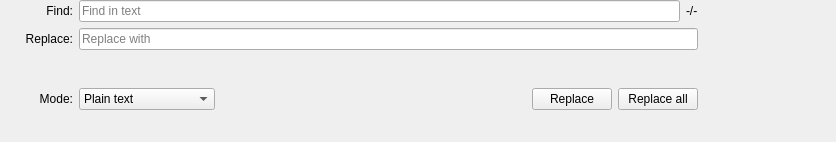
<?xml version="1.0" encoding="UTF-8"?>
<ui version="4.0">
 <class>QPlainTextEditSearchWidget</class>
 <widget class="QWidget" name="QPlainTextEditSearchWidget">
  <property name="geometry">
   <rect>
    <x>0</x>
    <y>0</y>
    <width>836</width>
    <height>142</height>
   </rect>
  </property>
  <property name="autoFillBackground">
   <bool>true</bool>
  </property>
  <layout class="QGridLayout" name="gridLayout">
   <property name="leftMargin">
    <number>0</number>
   </property>
   <property name="topMargin">
    <number>0</number>
   </property>
   <property name="rightMargin">
    <number>0</number>
   </property>
   <property name="bottomMargin">
    <number>0</number>
   </property>
   <item row="0" column="3">
    <widget class="QLineEdit" name="searchLineEdit">
     <property name="placeholderText">
      <string>Find in text</string>
     </property>
    </widget>
   </item>
   <item row="1" column="3" colspan="2">
    <widget class="QLineEdit" name="replaceLineEdit">
     <property name="placeholderText">
      <string>Replace with</string>
     </property>
    </widget>
   </item>
   <item row="0" column="4">
    <widget class="QLabel" name="searchCountLabel">
     <property name="text">
      <string notr="true">-/-</string>
     </property>
    </widget>
   </item>
   <item row="0" column="1">
    <widget class="QLabel" name="searchLabel">
     <property name="text">
      <string>Find:</string>
     </property>
     <property name="alignment">
      <set>Qt::AlignRight|Qt::AlignTrailing|Qt::AlignVCenter</set>
     </property>
    </widget>
   </item>
   <item row="0" column="6">
    <widget class="QPushButton" name="searchUpButton">
     <property name="toolTip">
      <string>Search backward</string>
     </property>
     <property name="text">
      <string/>
     </property>
     <property name="icon">
      <iconset theme="go-top">
       <normaloff>:/media/go-top.svg</normaloff>:/media/go-top.svg</iconset>
     </property>
     <property name="flat">
      <bool>true</bool>
     </property>
    </widget>
   </item>
   <item row="1" column="0" colspan="2">
    <widget class="QLabel" name="replaceLabel">
     <property name="text">
      <string>Replace:</string>
     </property>
     <property name="alignment">
      <set>Qt::AlignRight|Qt::AlignTrailing|Qt::AlignVCenter</set>
     </property>
    </widget>
   </item>
   <item row="0" column="0">
    <widget class="QPushButton" name="closeButton">
     <property name="toolTip">
      <string>Close search</string>
     </property>
     <property name="text">
      <string/>
     </property>
     <property name="icon">
      <iconset theme="window-close">
       <normaloff>:/media/window-close.svg</normaloff>:/media/window-close.svg</iconset>
     </property>
     <property name="flat">
      <bool>true</bool>
     </property>
    </widget>
   </item>
   <item row="0" column="7">
    <widget class="QPushButton" name="replaceToggleButton">
     <property name="toolTip">
      <string>Advanced search / replace text</string>
     </property>
     <property name="text">
      <string/>
     </property>
     <property name="icon">
      <iconset theme="edit-find-replace">
       <normaloff>:/media/edit-find-replace.svg</normaloff>:/media/edit-find-replace.svg</iconset>
     </property>
     <property name="checkable">
      <bool>true</bool>
     </property>
     <property name="flat">
      <bool>true</bool>
     </property>
    </widget>
   </item>
   <item row="0" column="5">
    <widget class="QPushButton" name="searchDownButton">
     <property name="toolTip">
      <string>Search forward</string>
     </property>
     <property name="text">
      <string/>
     </property>
     <property name="icon">
      <iconset theme="go-bottom">
       <normaloff>:/media/go-bottom.svg</normaloff>:/media/go-bottom.svg</iconset>
     </property>
     <property name="flat">
      <bool>true</bool>
     </property>
    </widget>
   </item>
   <item row="1" column="5">
    <widget class="QPushButton" name="matchCaseSensitiveButton">
     <property name="toolTip">
      <string>Match case sensitive</string>
     </property>
     <property name="text">
      <string/>
     </property>
     <property name="icon">
      <iconset theme="format-text-superscript">
       <normaloff>:/media/format-text-superscript.svg</normaloff>:/media/format-text-superscript.svg</iconset>
     </property>
     <property name="checkable">
      <bool>true</bool>
     </property>
     <property name="flat">
      <bool>true</bool>
     </property>
    </widget>
   </item>
   <item row="2" column="0" colspan="2">
    <widget class="QLabel" name="modeLabel">
     <property name="text">
      <string>Mode:</string>
     </property>
     <property name="alignment">
      <set>Qt::AlignRight|Qt::AlignTrailing|Qt::AlignVCenter</set>
     </property>
    </widget>
   </item>
   <item row="2" column="3" colspan="2">
    <widget class="QFrame" name="buttonFrame">
     <property name="frameShape">
      <enum>QFrame::NoFrame</enum>
     </property>
     <layout class="QHBoxLayout" name="horizontalLayout">
      <property name="leftMargin">
       <number>0</number>
      </property>
      <property name="topMargin">
       <number>0</number>
      </property>
      <property name="rightMargin">
       <number>0</number>
      </property>
      <property name="bottomMargin">
       <number>0</number>
      </property>
      <item>
       <widget class="QComboBox" name="modeComboBox">
        <item>
         <property name="text">
          <string>Plain text</string>
         </property>
        </item>
        <item>
         <property name="text">
          <string>Whole words</string>
         </property>
        </item>
        <item>
         <property name="text">
          <string>Regular expression</string>
         </property>
        </item>
       </widget>
      </item>
      <item>
       <spacer name="horizontalSpacer">
        <property name="orientation">
         <enum>Qt::Horizontal</enum>
        </property>
        <property name="sizeHint" stdset="0">
         <size>
          <width>40</width>
          <height>20</height>
         </size>
        </property>
       </spacer>
      </item>
      <item>
       <widget class="QPushButton" name="replaceButton">
        <property name="toolTip">
         <string>Replace one text occurrence</string>
        </property>
        <property name="text">
         <string>Replace</string>
        </property>
        <property name="flat">
         <bool>false</bool>
        </property>
       </widget>
      </item>
      <item>
       <widget class="QPushButton" name="replaceAllButton">
        <property name="toolTip">
         <string>Replace all text occurrences</string>
        </property>
        <property name="text">
         <string>Replace all</string>
        </property>
        <property name="flat">
         <bool>false</bool>
        </property>
       </widget>
      </item>
     </layout>
    </widget>
   </item>
  </layout>
 </widget>
 <tabstops>
  <tabstop>searchLineEdit</tabstop>
  <tabstop>replaceLineEdit</tabstop>
  <tabstop>replaceButton</tabstop>
  <tabstop>replaceAllButton</tabstop>
  <tabstop>searchDownButton</tabstop>
  <tabstop>searchUpButton</tabstop>
  <tabstop>replaceToggleButton</tabstop>
  <tabstop>closeButton</tabstop>
 </tabstops>
 <resources/>
 <connections/>
</ui>
